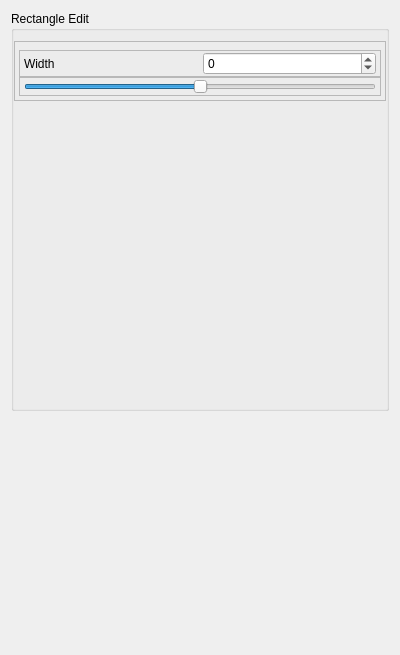
<?xml version="1.0" encoding="UTF-8"?>
<ui version="4.0">
 <class>advancedTab</class>
 <widget class="QWidget" name="advancedTab">
  <property name="geometry">
   <rect>
    <x>0</x>
    <y>0</y>
    <width>400</width>
    <height>655</height>
   </rect>
  </property>
  <property name="windowTitle">
   <string>Form</string>
  </property>
  <layout class="QVBoxLayout" name="verticalLayout">
   <item>
    <widget class="QGroupBox" name="groupBox_5">
     <property name="sizePolicy">
      <sizepolicy hsizetype="Preferred" vsizetype="Preferred">
       <horstretch>0</horstretch>
       <verstretch>0</verstretch>
      </sizepolicy>
     </property>
     <property name="minimumSize">
      <size>
       <width>100</width>
       <height>400</height>
      </size>
     </property>
     <property name="maximumSize">
      <size>
       <width>16777215</width>
       <height>400</height>
      </size>
     </property>
     <property name="title">
      <string>Rectangle Edit</string>
     </property>
     <layout class="QVBoxLayout" name="verticalLayout_18">
      <property name="spacing">
       <number>0</number>
      </property>
      <property name="leftMargin">
       <number>0</number>
      </property>
      <property name="topMargin">
       <number>10</number>
      </property>
      <property name="rightMargin">
       <number>0</number>
      </property>
      <property name="bottomMargin">
       <number>0</number>
      </property>
      <item>
       <layout class="QVBoxLayout" name="verticalLayout_19">
        <property name="spacing">
         <number>0</number>
        </property>
        <property name="sizeConstraint">
         <enum>QLayout::SetNoConstraint</enum>
        </property>
        <property name="rightMargin">
         <number>0</number>
        </property>
        <item>
         <widget class="QFrame" name="frame_2">
          <property name="maximumSize">
           <size>
            <width>16777215</width>
            <height>80</height>
           </size>
          </property>
          <property name="frameShape">
           <enum>QFrame::StyledPanel</enum>
          </property>
          <property name="frameShadow">
           <enum>QFrame::Raised</enum>
          </property>
          <layout class="QVBoxLayout" name="verticalLayout_9">
           <property name="spacing">
            <number>0</number>
           </property>
           <property name="leftMargin">
            <number>4</number>
           </property>
           <property name="topMargin">
            <number>8</number>
           </property>
           <property name="rightMargin">
            <number>4</number>
           </property>
           <property name="bottomMargin">
            <number>4</number>
           </property>
           <item>
            <widget class="QFrame" name="frame_12">
             <property name="minimumSize">
              <size>
               <width>0</width>
               <height>0</height>
              </size>
             </property>
             <property name="maximumSize">
              <size>
               <width>16777215</width>
               <height>30</height>
              </size>
             </property>
             <property name="frameShape">
              <enum>QFrame::StyledPanel</enum>
             </property>
             <property name="frameShadow">
              <enum>QFrame::Raised</enum>
             </property>
             <layout class="QHBoxLayout" name="horizontalLayout_14">
              <property name="leftMargin">
               <number>4</number>
              </property>
              <property name="topMargin">
               <number>1</number>
              </property>
              <property name="rightMargin">
               <number>4</number>
              </property>
              <property name="bottomMargin">
               <number>1</number>
              </property>
              <item>
               <widget class="QLabel" name="label_13">
                <property name="text">
                 <string>Width</string>
                </property>
               </widget>
              </item>
              <item>
               <widget class="QSpinBox" name="rectWidthSpinbox">
                <property name="minimum">
                 <number>-100</number>
                </property>
                <property name="maximum">
                 <number>100</number>
                </property>
               </widget>
              </item>
             </layout>
            </widget>
           </item>
           <item>
            <widget class="QFrame" name="frame_11">
             <property name="minimumSize">
              <size>
               <width>0</width>
               <height>0</height>
              </size>
             </property>
             <property name="maximumSize">
              <size>
               <width>16777215</width>
               <height>30</height>
              </size>
             </property>
             <property name="frameShape">
              <enum>QFrame::StyledPanel</enum>
             </property>
             <property name="frameShadow">
              <enum>QFrame::Raised</enum>
             </property>
             <layout class="QHBoxLayout" name="horizontalLayout_3">
              <property name="leftMargin">
               <number>4</number>
              </property>
              <property name="topMargin">
               <number>1</number>
              </property>
              <property name="rightMargin">
               <number>4</number>
              </property>
              <property name="bottomMargin">
               <number>1</number>
              </property>
              <item>
               <widget class="QSlider" name="rectWidthSlider">
                <property name="minimum">
                 <number>-100</number>
                </property>
                <property name="maximum">
                 <number>100</number>
                </property>
                <property name="orientation">
                 <enum>Qt::Horizontal</enum>
                </property>
               </widget>
              </item>
             </layout>
            </widget>
           </item>
          </layout>
         </widget>
        </item>
       </layout>
      </item>
      <item>
       <spacer name="verticalSpacer">
        <property name="orientation">
         <enum>Qt::Vertical</enum>
        </property>
        <property name="sizeHint" stdset="0">
         <size>
          <width>20</width>
          <height>40</height>
         </size>
        </property>
       </spacer>
      </item>
     </layout>
    </widget>
   </item>
   <item>
    <spacer name="verticalSpacer_2">
     <property name="orientation">
      <enum>Qt::Vertical</enum>
     </property>
     <property name="sizeHint" stdset="0">
      <size>
       <width>20</width>
       <height>40</height>
      </size>
     </property>
    </spacer>
   </item>
  </layout>
 </widget>
 <resources/>
 <connections/>
</ui>
